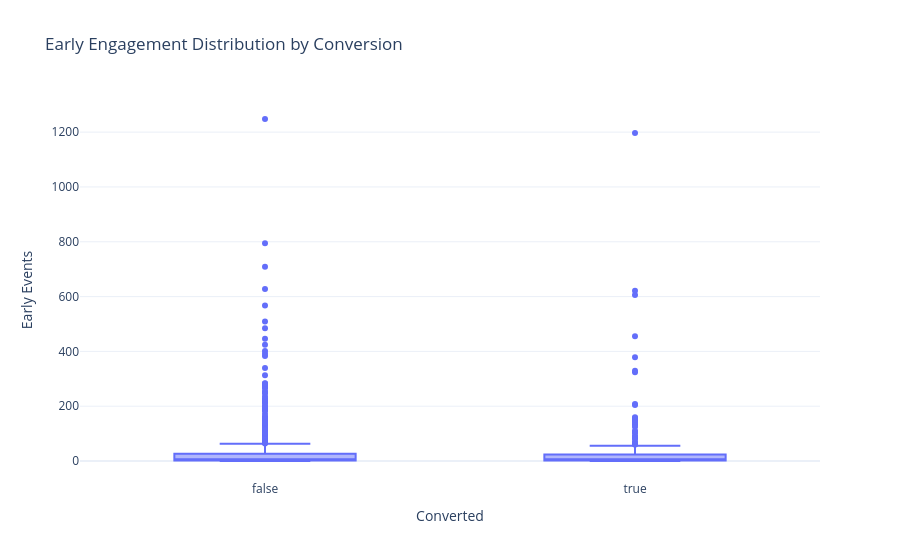

Source (notebook cell):
### Code cell
fig = px.box(
    org_df,
    x='converted',
    y='early_events',
    title='Early Engagement Distribution by Conversion',
    labels={
        'converted': 'Converted',
        'early_events': 'Early Events'
    },
    template='plotly_white'
)

fig.show()

### Figure 1 — Plotly figure (JSON) as saved in the notebook; plotly's stock layout.template omitted (floating-point values rounded to 4 significant figures; data arrays with more than 128 entries replaced by an {"elided": "..."} marker saying what was removed)
{"data": [{"alignmentgroup": "True", "hovertemplate": "Converted=%{x}<br>Early Events=%{y}<extra></extra>", "legendgroup": "", "marker": {"color": "#636efa"}, "name": "", "notched": false, "offsetgroup": "", "orientation": "v", "showlegend": false, "type": "box", "x": {"elided": "966 bool values"}, "x0": " ", "xaxis": "x", "y": {"elided": "966 float values"}, "y0": " ", "yaxis": "y"}], "layout": {"boxmode": "group", "legend": {"tracegroupgap": 0}, "title": {"text": "Early Engagement Distribution by Conversion"}, "xaxis": {"anchor": "y", "domain": [0, 1], "title": {"text": "Converted"}}, "yaxis": {"anchor": "x", "domain": [0, 1], "title": {"text": "Early Events"}}}}
